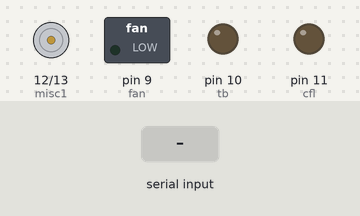
A sketch run on a simulated Arduino Uno, built with avr-gcc and run on an emulated ATmega328P. Parts: motor-driver pin pairs drawn as motors (green arrow = first pin HIGH = forward, orange = second pin HIGH = backward, longer = more drive), switched loads named in the sketch (green lamp = pin HIGH), output pins drawn as LEDs (lit = HIGH). The inputs (shaded band) are chosen by the test bench.

Above: at 1.2 s.
1.3 s: "0" received over Serial
At 2.6 s:
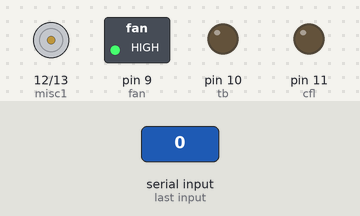
2.9 s: "2" received over Serial
At 4.1 s:
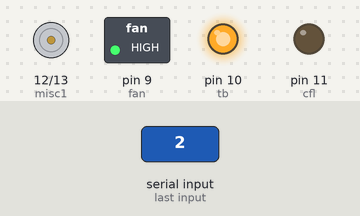
4.5 s: "1" received over Serial
At 5.2 s:
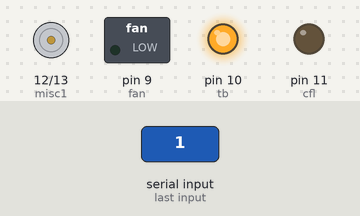
6.0 s: "4" received over Serial
At 6.4 s:
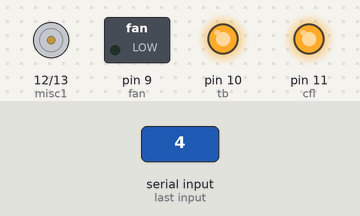
7.5 s: "3" received over Serial
At 8.7 s:
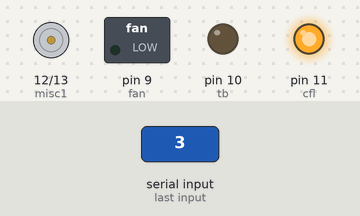
9.0 s: "6" received over Serial
At 9.9 s:
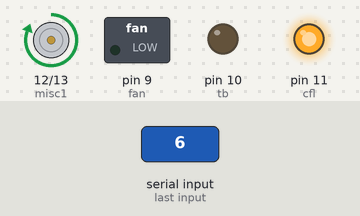
Timing chart, 0 to 11.5 s (numbered marks = the images above; inputs shaded):
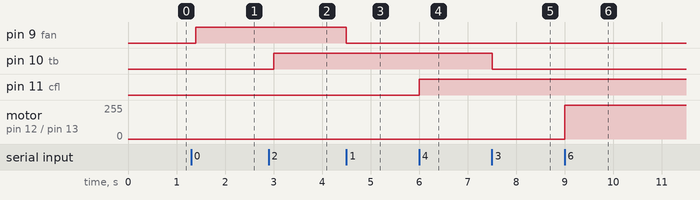

The sketch:

ArdCode.ino
```cpp
int misc2 = 13;
int misc1 = 12;
int cfl = 11;
int tb = 10;
int fan = 9;
int state;

void setup() {
  // initialize the digital pin as an output.
  pinMode(misc2, OUTPUT);
  pinMode(misc1, OUTPUT);
  pinMode(cfl, OUTPUT);
  pinMode(tb, OUTPUT);
  pinMode(fan, OUTPUT);

  // initialize serial communication at 9600 bits per second:
  Serial.begin(9600);
}

void loop() {
  if(Serial.available() > 0){
      state = Serial.read();}

  if (state == '0') {
      digitalWrite(fan, HIGH);}

  if (state == '1') {
      digitalWrite(fan, LOW);}

  if (state == '2') {
      digitalWrite(tb, HIGH);}

  if (state == '3') {
      digitalWrite(tb, LOW);}

  if (state == '4') {
      digitalWrite(cfl, HIGH);}

  if (state == '5') {
      digitalWrite(cfl, LOW);}

  if (state == '6') {
      digitalWrite(misc1, HIGH);}

  if (state == '7') {
      digitalWrite(misc1, LOW);}

  if (state == '8') {
      digitalWrite(misc2, HIGH);}

  else if (state == '9') {
      digitalWrite(misc2, LOW);}

  delay(100);               // wait for 100ms

  //For debugging purpose
  //Serial.println(state);
}
```

Measured:
- after the input at 1.3 s, pin 9 (fan): LOW → HIGH after 0.10 s
- after the input at 2.9 s, pin 10 (tb): LOW → HIGH after 0.10 s
- after the input at 4.5 s, pin 9 (fan): HIGH → LOW at once
- after the input at 6.0 s, pin 11 (cfl): LOW → HIGH at once
- after the input at 7.5 s, pin 10 (tb): HIGH → LOW at once
- after the input at 9.0 s, motor on pin 12 (misc1) / pin 13 (misc2): stopped → forward 255/255 at once
